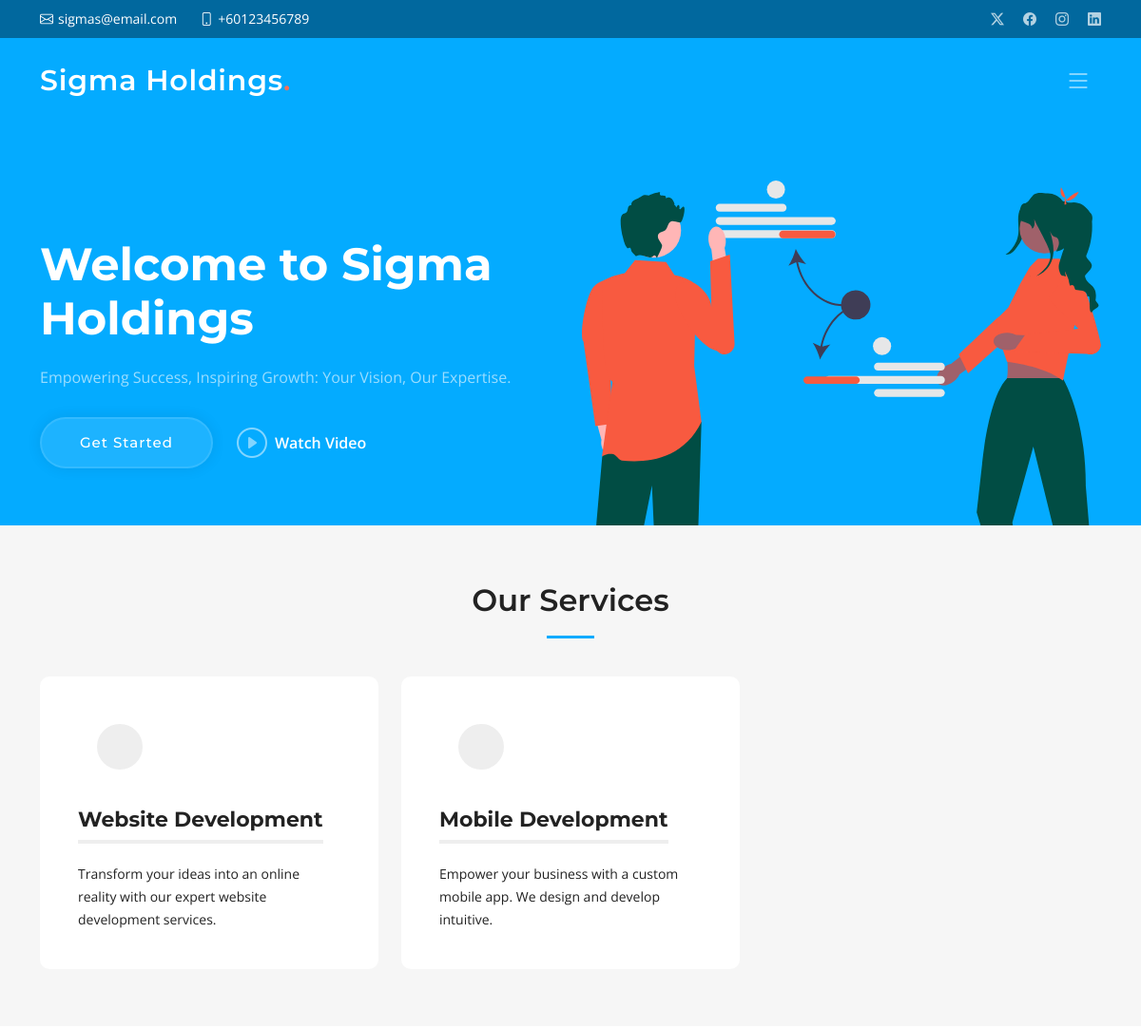
/ (upper part), run on an earlier commit of the app's database.
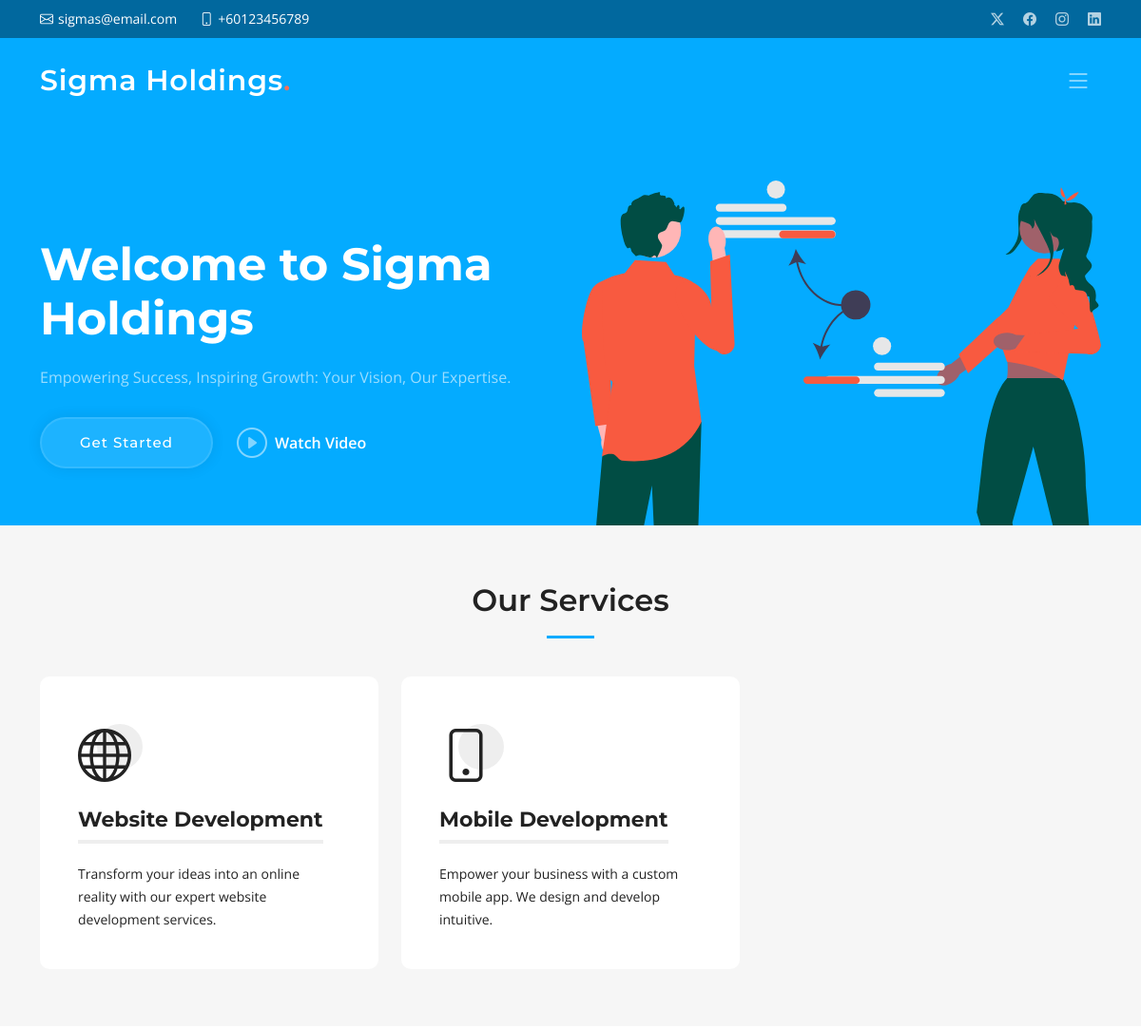
And on a later commit of the database.
### app/models.py (models this page shows, shortened)
class Service(models.Model):
    icon = models.CharField(max_length=50, blank=True, null=True)
    title = models.CharField(max_length=255, unique=True)
    description = models.TextField()

### app/views.py (the view)
# urls.py: path("", index, name="home"),
def index(request):
    general_info = GeneralInfo.objects.first()
    services = Service.objects.all()
    context = {
        "company_name": general_info.company_name,
        "location": general_info.location,
        "phone": general_info.phone,
        "email": general_info.email,
        "open_hours": general_info.open_hours,
        "video_url": general_info.video_url,
        "twitter_url": general_info.twitter_url,
        "facebook_url": general_info.facebook_url,
        "instagram_url": general_info.instagram_url,
        "linkedin_url": general_info.linkedin_url,
        "services": services,
    }
    return render(request, "index.html", context)

### templates/index.html (shortened to what this page needs)
{% extends 'assets/main.html' %}
{% load static %}
{% block mainContent %}
    <section id="services" class="services sections-bg">
      <div class="container" data-aos="fade-up">
        <div class="section-header">
          <h2>Our Services</h2>
        </div>
        <div class="row gy-4" data-aos="fade-up" data-aos-delay="100">
          {% for service in services %}
            <div class="col-lg-4 col-md-6">
              <div class="service-item  position-relative">
                <div class="icon">
                  <i class="{{ service.icon }}"></i>
                </div>
                <h3>{{ service.title }}</h3>
                <p>{{ service.description }}</p>
              </div>
            </div>
          {% endfor %}
        </div>
      </div>
    </section>
{% endblock %}

What changed in the data, as far as the page shows it:
changed Service "Website Development": icon empty → "bi bi-globe" (drawn)
changed Service "Mobile Development": icon empty → "bi bi-phone" (drawn)
